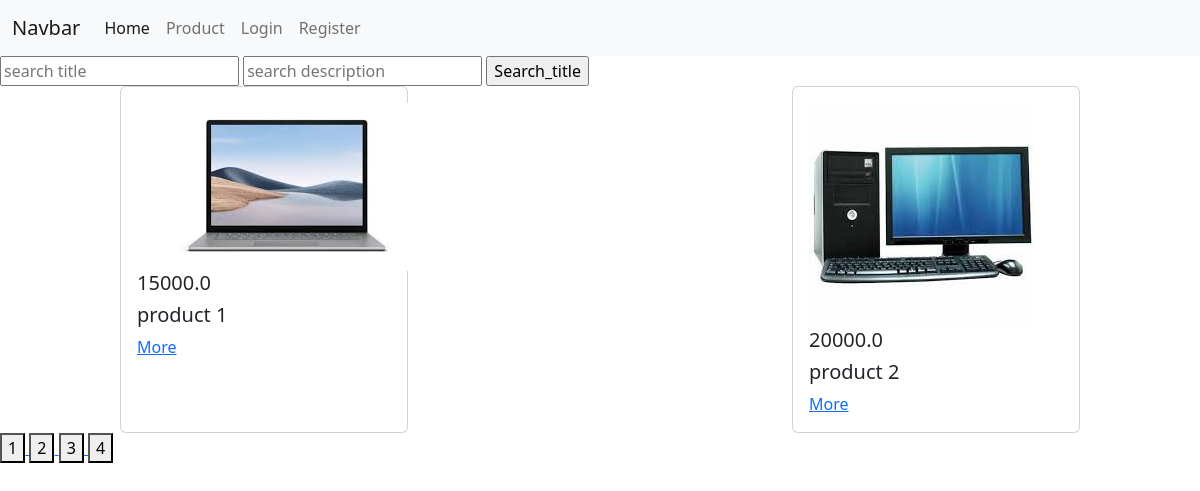
Screenshot of /products/ with the database file from the repository.
### products/models.py (models this page shows, shortened)
class Product(models.Model):
    image = models.ImageField(null=True, blank=True)
    title = models.CharField(max_length=255)
    description = models.TextField()
    price = models.FloatField(default=0)

### products/views.py (the view)
# urls.py: path('products/', ProductCBV.as_view()),
class ProductCBV(ListView):
    model = Product
    queryset = Product.objects.all()
    template_name = 'products/products.html'
    def get(self, request, *args, **kwargs):
        products = self.queryset
        page = int(request.GET.get('page', 1))
        max_page = products.__len__() / PAGINATION_LIMIT
        if round(max_page) < max_page:
            max_page = round(max_page) + 1
        else:
            max_page = round(max_page)
        search_title = request.GET.get('search_title')
        search_description = request.GET.get('search_description')
        if search_title:
            products = products.filter(title__contains=search_title)
        if search_description:
            products = products.filter(title__contains=search_description)
        products = products[PAGINATION_LIMIT * (page - 1):PAGINATION_LIMIT * page]
        context = {
            'products': products,
            'pages': range(1, max_page+1)
        }
        return render(request, self.template_name, context=context)

### templates/products/products.html (shortened to what this page needs)
{% extends 'layouts/index.html' %}
{% load static %}
{% block content %}
    <div class="search">
        <form action="/products/" method="get">
            <input type="text" name="search_title" placeholder="search title">
            <input type="text" name="search_description" placeholder="search description">
            <input type="submit" value="Search_title">
        </form>
    </div>
    <div class="products">
        {% for product in products %}
            <div class="card" style="width: 18rem;">
                <div class="card-body">
                    {% if product.image %}
                        <img src="/media/{{ product.image }}" alt="">
                    {% else %}
                        <img src="{% static 'not_found.jpg' %}" alt="" width="100%">
                    {% endif %}
                    {% if product.price < 10000 %}
                        <h5 class="card-price" style="color: #fa4040">{{ product.price }}</h5>
                    {% else %}
                        <h5 class="card-price">{{ product.price }}</h5>
                    {% endif %}
                    <h5 class="card-title">{{ product.title }}</h5>
                    <a href="/products/{{ product.id }}/" class="card-link">More</a>
                </div>
            </div>
        {% endfor %}
    </div>
    <div class="pages">
        {% for page in pages %}
            <a href="/products/?page={{ page }}">
                <button>
                    {{ page }}
                </button>
            </a>
        {% endfor %}
    </div>
{% endblock %}

### templates/products/products.html (style rules this page uses)
.products { width: 80%; margin-left: 10%; display: flex; justify-content: space-between; flex-wrap: wrap; }

### rows the page displays
Product: image (picture), price "15000.0", title "product 1"
Product: image (picture), price "20000.0", title "product 2"

### other values shown
{{ page }} "1" "2" "3" "4"
